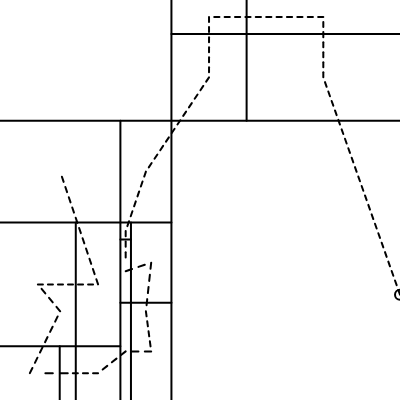
Frame 1 (no input)
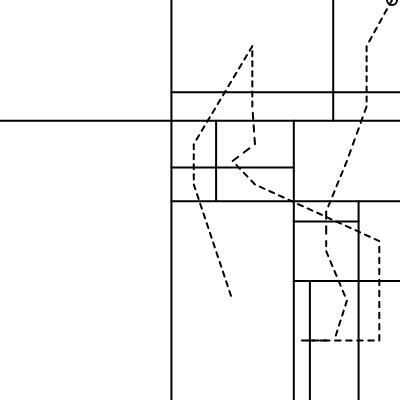
Frame 2 (the mouse pressed at the canvas centre, redrawn once)

The p5.js sketch that drew these frames (run headless with seeded random() and noise() and a simulated clock; the mouse was pressed at the canvas centre and the sketch redrawn once):

// p5.js sketch
// ── sketch.js
let randomX;
let randomY;
let centerPoints = []; // Array to store center points of rectangles

function setup() {
  createCanvas(400, 400);

  let minX = width / 4;
  let maxX = 2 * width / 4;
  let minY = height / 4;
  let maxY = 2 * height / 4;

  randomX = random(minX, maxX);
  randomY = random(minY, maxY);
}

function draw() {
  background(255);

  stroke(0);
  strokeWeight(2);

  // Draw the primary vertical and horizontal lines
  line(randomX, 0, randomX, height);
  line(0, randomY, width, randomY);

  // Initial boundaries representing the whole canvas
  let initialQuadrants = [{
    minX: 0, maxX: randomX, minY: 0, maxY: randomY
  }, {
    minX: randomX, maxX: width, minY: 0, maxY: randomY
  }, {
    minX: 0, maxX: randomX, minY: randomY, maxY: height
  }, {
    minX: randomX, maxX: width, minY: randomY, maxY: height
  }];

  // Repeat the process three times
  let quadrants = subdivideQuadrants(initialQuadrants, 1);
  quadrants = quadrants.concat(subdivideQuadrants(quadrants, 2));
  quadrants = quadrants.concat(subdivideQuadrants(quadrants, 3));
  
  // Calculate center points of rectangles
  calculateCenterPoints(quadrants);
  
  // Randomly pick a point on the edge of the canvas
  let edgePoint = randomPointOnEdge();
  ellipse(edgePoint.x, edgePoint.y, 10); // Draw the point as an ellipse
  
  // Draw dotted lines from the edgePoint
  drawDottedLines(edgePoint);
  
  noLoop();
}

function subdivideQuadrants(quadrants, iteration) {
  let newQuadrants = [];
  let selectedQuadrants = [];

  while (selectedQuadrants.length < 2) {
    let q = floor(random(quadrants.length));
    if (!selectedQuadrants.includes(q)) {
      selectedQuadrants.push(q);
    }
  }

  for (let index of selectedQuadrants) {
    let bounds = quadrants[index];
    let subX = random(bounds.minX + (bounds.maxX - bounds.minX) / 6, bounds.maxX - (bounds.maxX - bounds.minX) / 6);
    let subY = random(bounds.minY + (bounds.maxY - bounds.minY) / 6, bounds.maxY - (bounds.maxY - bounds.minY) / 6);

    if (iteration >= 3) {
      if (random() < 0.5) {
        line(subX, bounds.minY, subX, bounds.maxY);
        newQuadrants.push({minX: bounds.minX, maxX: subX, minY: bounds.minY, maxY: bounds.maxY});
        newQuadrants.push({minX: subX, maxX: bounds.maxX, minY: bounds.minY, maxY: bounds.maxY});
      } else {
        line(bounds.minX, subY, bounds.maxX, subY);
        newQuadrants.push({minX: bounds.minX, maxX: bounds.maxX, minY: bounds.minY, maxY: subY});
        newQuadrants.push({minX: bounds.minX, maxX: bounds.maxX, minY: subY, maxY: bounds.maxY});
      }
    } else {
      line(subX, bounds.minY, subX, bounds.maxY);
      line(bounds.minX, subY, bounds.maxX, subY);

      newQuadrants.push({minX: bounds.minX, maxX: subX, minY: bounds.minY, maxY: subY});
      newQuadrants.push({minX: subX, maxX: bounds.maxX, minY: bounds.minY, maxY: subY});
      newQuadrants.push({minX: bounds.minX, maxX: subX, minY: subY, maxY: bounds.maxY});
      newQuadrants.push({minX: subX, maxX: bounds.maxX, minY: subY, maxY: bounds.maxY});
    }
  }

  return newQuadrants;
}

function randomPointOnEdge() {
  let side = floor(random(4));
  switch (side) {
    case 0: // Top edge
      return {x: random(width), y: 0};
    case 1: // Right edge
      return {x: width, y: random(height)};
    case 2: // Bottom edge
      return {x: random(width), y: height};
    case 3: // Left edge
      return {x: 0, y: random(height)};
  }
}

function calculateCenterPoints(quadrants) {
  for (let q of quadrants) {
    let centerX = (q.minX + q.maxX) / 2;
    let centerY = (q.minY + q.maxY) / 2;
    centerPoints.push({x: centerX, y: centerY});
  }
}

function drawDottedLines(startPoint) {
  let currentPoint = startPoint;
  while (centerPoints.length > 0) {
    // Find the nearest center point
    let minDist = Infinity;
    let minIndex = -1;
    for (let i = 0; i < centerPoints.length; i++) {
      let d = dist(currentPoint.x, currentPoint.y, centerPoints[i].x, centerPoints[i].y);
      if (d < minDist) {
        minDist = d;
        minIndex = i;
      }
    }

    // Draw a dotted line to the nearest center point
    let nextPoint = centerPoints[minIndex];
    let segments = floor(dist(currentPoint.x, currentPoint.y, nextPoint.x, nextPoint.y) / 10);
    for (let i = 0; i < segments; i++) {
      let t1 = i / segments;
      let t2 = (i + 0.5) / segments;
      let x1 = lerp(currentPoint.x, nextPoint.x, t1);
      let y1 = lerp(currentPoint.y, nextPoint.y, t1);
      let x2 = lerp(currentPoint.x, nextPoint.x, t2);
      let y2 = lerp(currentPoint.y, nextPoint.y, t2);
      line(x1, y1, x2, y2);
    }

    // Set the nearest center point as the current point and remove it from the list
    currentPoint = centerPoints.splice(minIndex, 1)[0];
  }
}
